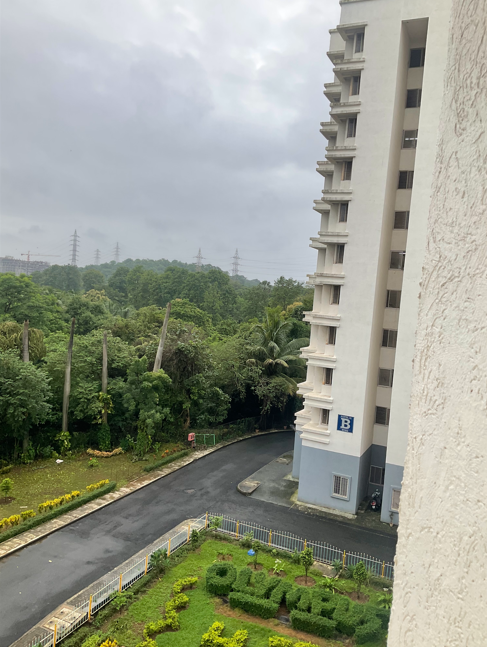
#> input picture input.png, 487 x 647 px, found by its file name
$ python main.py
#> lines starting #> are read from the running program, lines starting #| are printed output that depends on the picture; after the words box and inside, x2 and y2 are one past the last pixel; in counts of white or black regions, pixels touching at a corner belong together
import cv2
import numpy as np
import matplotlib.pyplot as plt


def hough(image, edge_image, num_rhos=180, num_thetas=180):
  edge_height, edge_width = edge_image.shape[:2]
  d = np.sqrt(np.square(edge_height) + np.square(edge_width))

  dtheta = 180 / num_thetas
  drho = (2 * d) / num_rhos
  thetas = np.arange(0, 180, step=dtheta)
  rhos = np.arange(-d, d, step=drho)
  accumulator = np.zeros((len(rhos), len(rhos)))

  figure = plt.figure(figsize=(20, 20))
  subplot1 = figure.add_subplot(1, 4, 1)
  subplot1.imshow(image)
  subplot2 = figure.add_subplot(1, 4, 2)
  subplot2.imshow(edge_image, cmap="gray")

  subplot1.title.set_text("Original Image")
  subplot2.title.set_text("Edge Image")
  plt.show()
  return accumulator, rhos, thetas


path = r'C:\Users\Lokesh\PycharmProjects\pythonProject18\input.png'
image = cv2.imread(path)
#> image is the input picture: shape (647, 487, 3); mean B, G, R 139.8, 153.9, 149.8
# print(image.shape) # rows, columns, dimensions(/channels)

# converting our RGB image to grayscale image
edge_image = cv2.cvtColor(image, cv2.COLOR_BGR2GRAY)
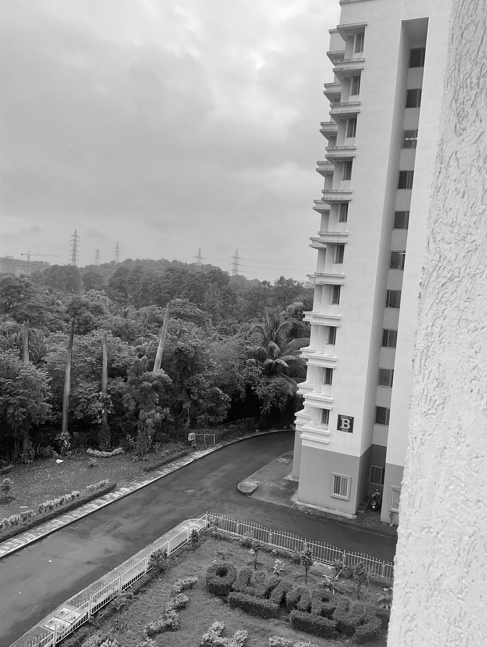
#> edge_image: shape (647, 487); min 0, max 254, mean 151.1

# blurring the image
edge_image = cv2.GaussianBlur(edge_image, (3, 3), 1)

# selecting the optimised parameters for the canny edge detection method using ostu's method or you can apply
hgh_th, thresh_im = cv2.threshold(edge_image, 0, 255, cv2.THRESH_BINARY + cv2.THRESH_OTSU)
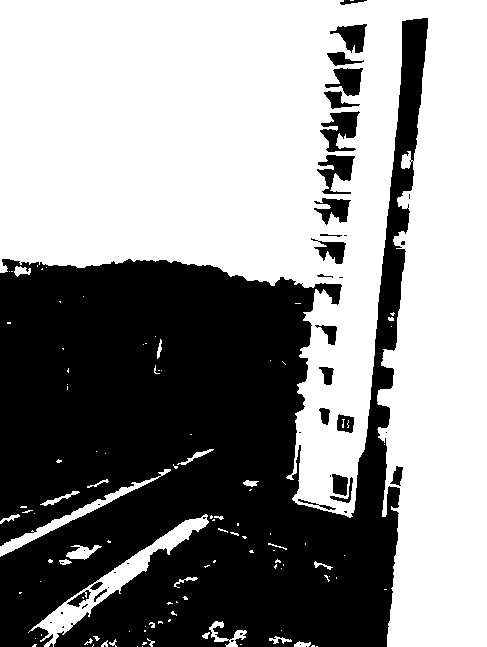
#> thresh_im: shape (647, 487); 56.8% white; 48 black regions (25 under 20 px), largest, box (x1, y1, x2, y2) and area: (0, 18, 428, 647) 130083, (320, 111, 360, 152) 893, (317, 155, 355, 194) 780
#> hgh_th = 143
low_th = 0.5 * hgh_th
#> low_th = 71.5
print(hgh_th, low_th)
#| 143.0 71.5
edge_image = cv2.Canny(edge_image, 100 , 200)
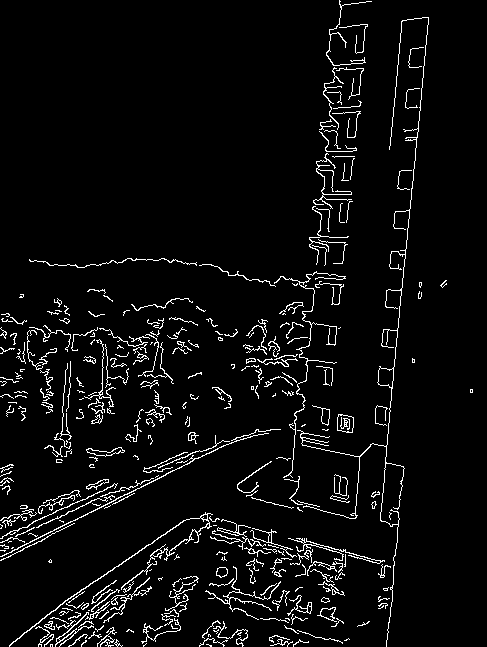
#> edge_image: shape (647, 487); 4.9% white in thin lines or dots

# applying Closing operation (a morphological operation )
edge_image = cv2.dilate(edge_image, cv2.getStructuringElement(cv2.MORPH_RECT, (5, 5)), iterations=1)
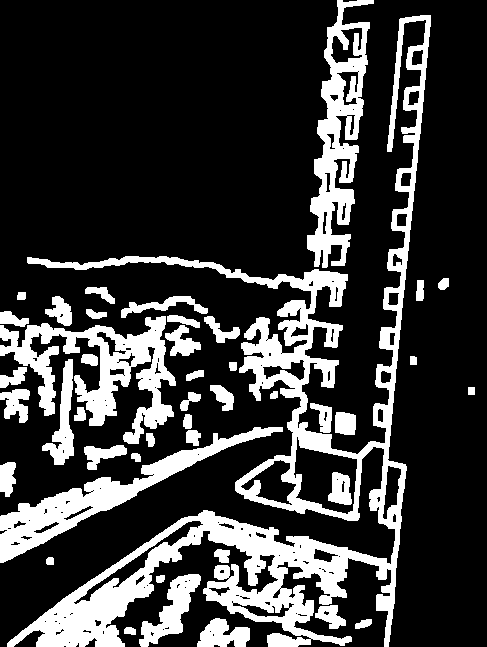
#> edge_image: shape (647, 487); 22.7% white; 44 white regions, largest, box (x1, y1, x2, y2) and area: (7, 15, 431, 647) 35860, (0, 316, 176, 444) 8163, (307, 0, 374, 268) 7255
hough(image, edge_image)
edge_image = cv2.erode(edge_image, cv2.getStructuringElement(cv2.MORPH_RECT, (5, 5)), iterations=1)
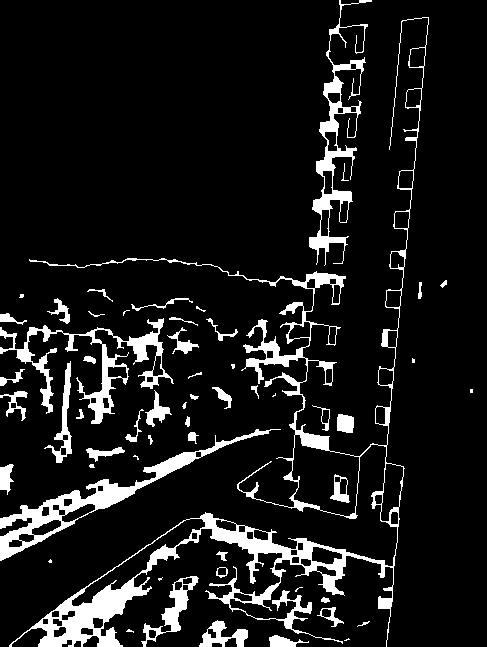
#> edge_image: shape (647, 487); 10% white; 57 white regions (15 under 20 px), largest, box (x1, y1, x2, y2) and area: (9, 17, 429, 647) 14484, (0, 429, 281, 561) 4038, (0, 318, 174, 424) 3403

hough(image, edge_image)
